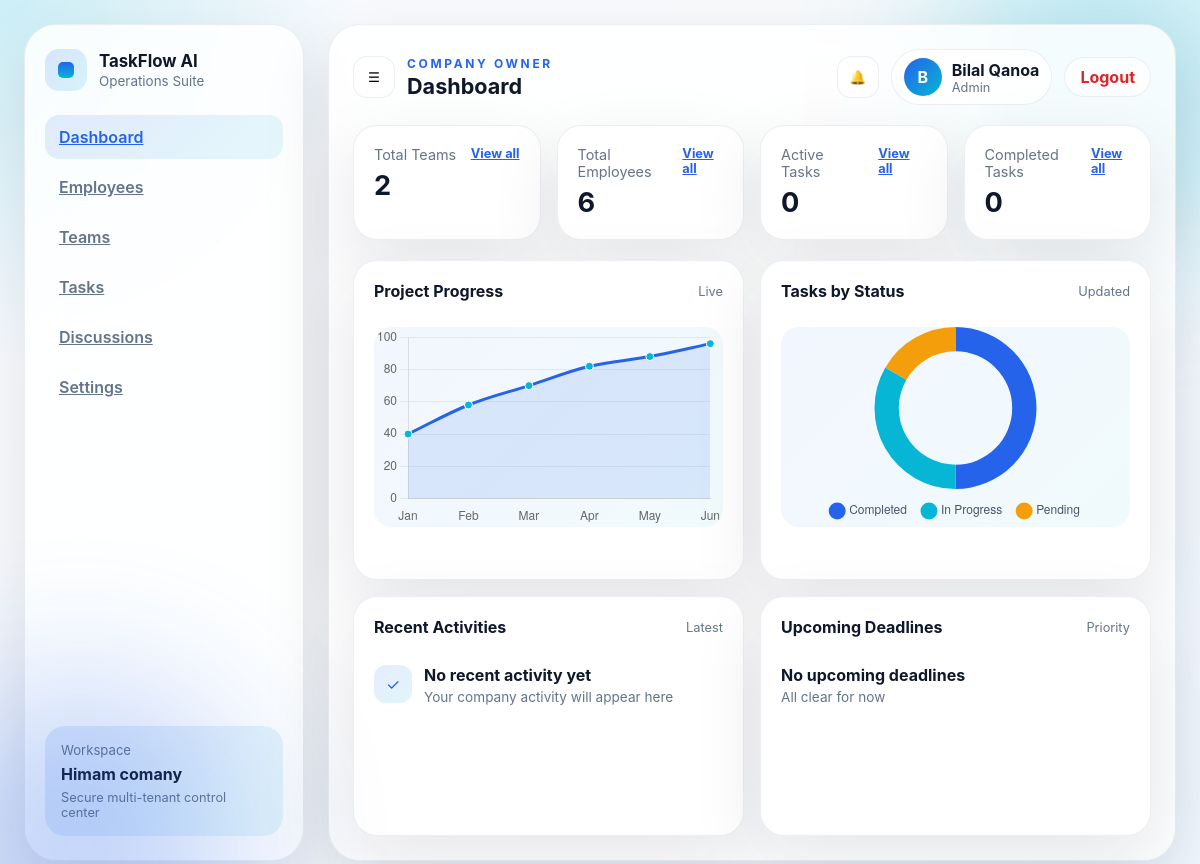
The app's page /dashboard/ (signed in), older data.
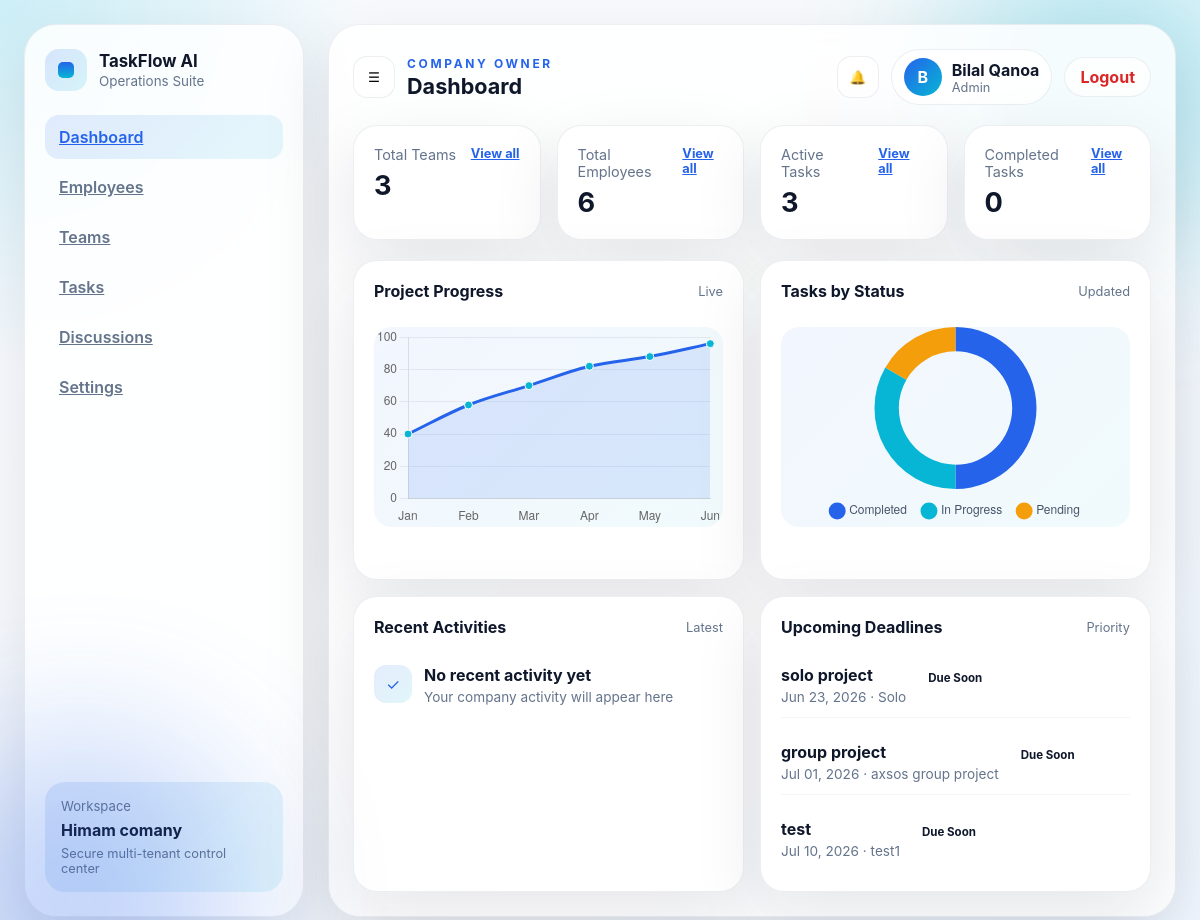
The same page, newer data.
### companies/models.py (models this page shows, shortened)
class Task(models.Model):
    STATUS_CHOICES = [
        ('in_progress', 'In Progress'),
        ('completed', 'Completed'),
    ]
    PRIORITY_CHOICES = [
        ('low', 'Low'),
        ('medium', 'Medium'),
        ('high', 'High'),
    ]
    company = models.ForeignKey(Company, on_delete=models.CASCADE, related_name='tasks')
    team = models.ForeignKey(
        Team,
        on_delete=models.SET_NULL,
        null=True,
        blank=True,
        related_name='tasks',
    )
    title = models.CharField(max_length=255)
    description = models.TextField(blank=True)
    status = models.CharField(max_length=20, choices=STATUS_CHOICES, default='in_progress')
    progress_percentage = models.PositiveSmallIntegerField(default=0)
    priority = models.CharField(max_length=20, choices=PRIORITY_CHOICES, default='medium')
    due_date = models.DateField(null=True, blank=True)
    created_at = models.DateTimeField(auto_now_add=True)
    class Meta:
        ordering = ['due_date', 'created_at']

class Team(models.Model):
    name = models.CharField(max_length=255)
    company = models.ForeignKey(
        Company,
        on_delete=models.CASCADE,
        related_name='teams',
    )
    team_leader = models.ForeignKey(
        User,
        on_delete=models.SET_NULL,
        null=True,
        blank=True,
        related_name='led_teams',
    )
    members = models.ManyToManyField(
        User,
        through='TeamMembership',
        related_name='teams',
        blank=True,
    )
    created_at = models.DateTimeField(auto_now_add=True)
    class Meta:
        ordering = ['-created_at']

### dashboard/views.py (the view)
# urls.py: path('', views.admin_dashboard, name='dashboard'),
@login_required(login_url='accounts:login')
def admin_dashboard(request):
    if not getattr(request.user, 'company', None):
        return redirect('accounts:profile')
    company = request.user.company
    teams = Team.objects.filter(company=company)
    employees = User.objects.filter(company=company)
    all_tasks = Task.objects.filter(company=company)
    active_tasks = all_tasks.exclude(status='completed')
    completed_tasks = all_tasks.filter(status='completed')
    recent_activities = ActivityLog.objects.filter(company=company)[:4]
    upcoming_deadlines = (
        all_tasks.exclude(status='completed')
        .filter(due_date__isnull=False)
        .select_related('team', 'team__team_leader')
        .order_by('due_date')[:5]
    )
    in_progress_count = all_tasks.filter(status='in_progress').count()
    completed_count = completed_tasks.count()
    context = {
        'company': company,
        'user': request.user,
        'total_teams': teams.count(),
        'total_employees': employees.count(),
        'active_tasks': active_tasks.count(),
        'completed_tasks': completed_tasks.count(),
        'recent_activities': recent_activities,
        'upcoming_deadlines': upcoming_deadlines,
        'tasks_status_data': {
            'completed': completed_count,
            'in_progress': in_progress_count,
        },
        'progress_points': [40, 58, 70, 82, 88, 96],
    }
    return render(request, 'dashboard/dashboard.html', context)

### templates/dashboard/dashboard.html (shortened to what the changed rows need)
{% load static %}
<!DOCTYPE html>
<html lang="en">
<head>
    <link rel="stylesheet" href="{% static 'css/dashboard.css' %}">
</head>
<body>
    <div class="dashboard-shell">
        <aside class="sidebar">
            <div class="brand-block">
                <div>
                    <h1>TaskFlow AI</h1>
                </div>
            </div>
        </aside>
        <main class="main-panel">
            <header class="topbar">
                <div class="topbar-left">
                    <div>
                        <h2>Dashboard</h2>
                    </div>
                </div>
            </header>
            {% block dashboard_content %}
            <section class="stats-grid">
                <article class="stat-card">
                    <div>
                        <p>Total Teams</p>
                        <h3>{{ total_teams }}</h3>
                    </div>
                </article>
                <article class="stat-card">
                    <div>
                        <p>Active Tasks</p>
                        <h3>{{ active_tasks }}</h3>
                    </div>
                </article>
            </section>
            <section class="content-grid">
                <article class="panel feed-card">
                    <ul class="deadline-list">
                        {% for task in upcoming_deadlines %}
                        <li>
                            <div>
                                <strong>{{ task.title }}</strong>
                                <p>{{ task.due_date|date:"M d, Y" }}{% if task.team %} · {{ task.team.name }}{% endif %}</p>
                            </div>
                            <span class="priority-pill in_progress">Due Soon</span>
                        </li>
                        {% empty %}
                        <li>
                            <div>
                                <strong>No upcoming deadlines</strong>
                                <p>All clear for now</p>
                            </div>
                        </li>
                        {% endfor %}
                    </ul>
                </article>
            </section>
            {% endblock %}
        </main>
    </div>
</body>
</html>

Row changes from the older to the newer data that the page shows:
added Task: title "solo project", due_date "Jun 23, 2026", team.name "Solo"
added Task: title "group project", due_date "Jul 01, 2026", team.name "axsos group project"
added Task: title "test", due_date "Jul 10, 2026", team.name "test1"
Text that changed along with them:
{{ total_teams }}: "2" → "3"
{{ active_tasks }}: "0" → "3"
text no longer shown: "No upcoming deadlines All clear for now"
